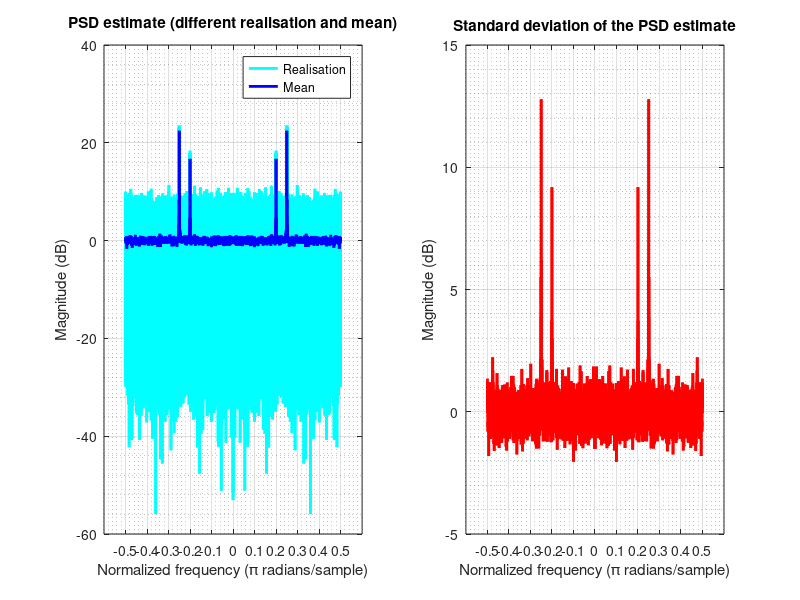

The MATLAB script that drew this image:
%% Task 1.3.c Correlation Estimation
% This task is to generate the PSD estimate of several realisations of a
% random process, and plot them in dB.
% Author: Junyu Yan
%--------------------------------------------------------------------------

clc;clear;close all;
%% Initialization
% The signal length
nSample = 2048;
% The normalized signal frequency
fs = 1;
% The sampling time
time = (0: nSample - 1) / fs;
% The number of realisation
nRe = 100;
% The frequency of sinusoidal signal
f_sine = [0.2, 0.25];
% The amplitude of sinusoidal signal
A_sin = [0.3, 0.6];
% The psd matrix of all realisation
psd_matrix = [];

%% Calculate the psd estimate and plot
subplot(1,2,1);
for iRe = 1:nRe
    % The noisy sinusoidal signal
    noisySin = A_sin(1)*sin(2*pi*f_sine(1)*time)+A_sin(2)*sin(2*pi*f_sine(2)*time)+wgn(1,nSample,0);
    [ACF_sin, lag_sin] = xcorr(noisySin,'biased');
    %Calculate the PSD
    psd_sin = real(fftshift(fft(ifftshift(ACF_sin))));
    % The normalized frequency with respect to ACF
    f_sin = lag_sin ./ (2 * nSample) * fs;
    F1=plot(f_sin,pow2db(psd_sin),'c','linewidth',2);
    hold on;
    psd_matrix = [psd_matrix;psd_sin];
end
psd_mean = mean(psd_matrix);
F2=plot(f_sin,pow2db(psd_mean),'b','linewidth',2);
grid on; grid minor;
title('PSD estimate (different realisation and mean)');
xlabel('Normalized frequency (\pi radians/sample)');
ylabel('Magnitude (dB)');
set(gca,'fontsize',10);
xticks(-0.5:0.1:0.5);
legend([F1,F2],'Realisation','Mean');

%% The standard deviation
subplot(1,2,2);
psd_std = std(psd_matrix);
plot(f_sin,pow2db(psd_std),'r','linewidth',2);
grid on; grid minor;
title('Standard deviation of the PSD estimate');
xlabel('Normalized frequency (\pi radians/sample)');
ylabel('Magnitude (dB)');
set(gca,'fontsize',10);
xticks(-0.5:0.1:0.5);